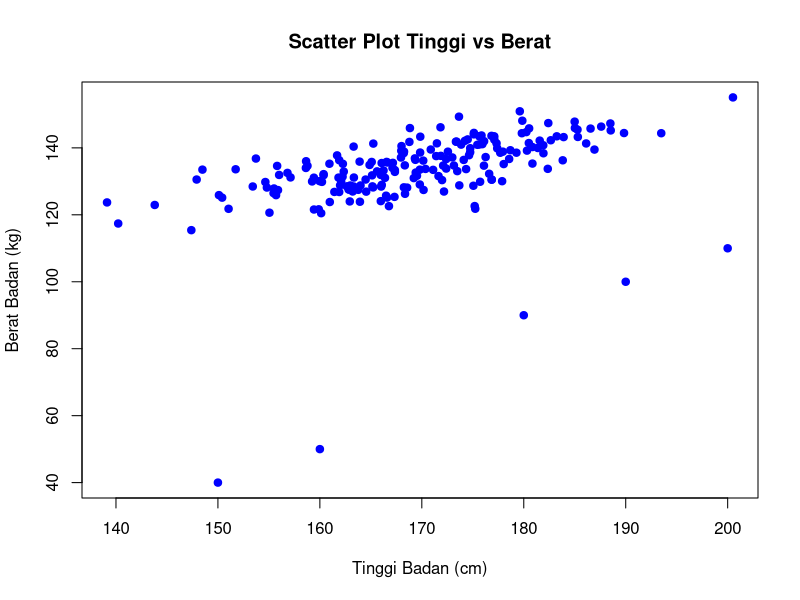
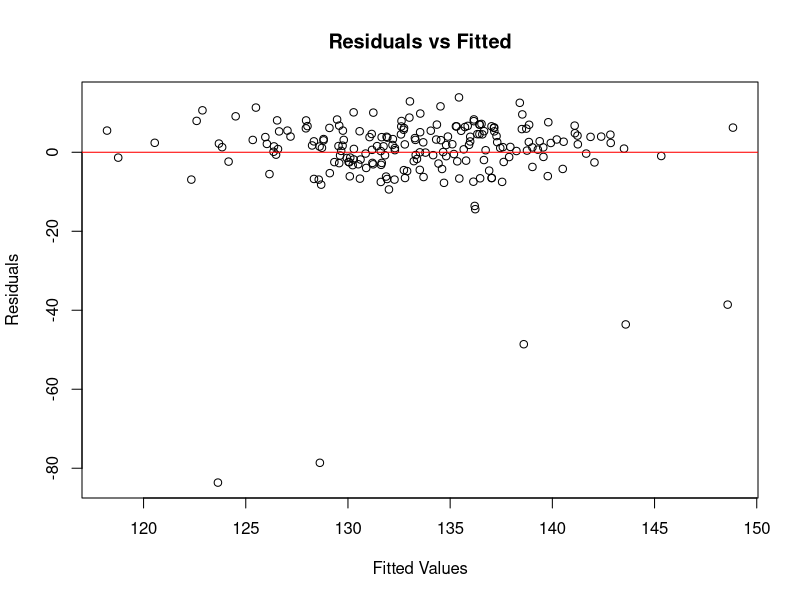
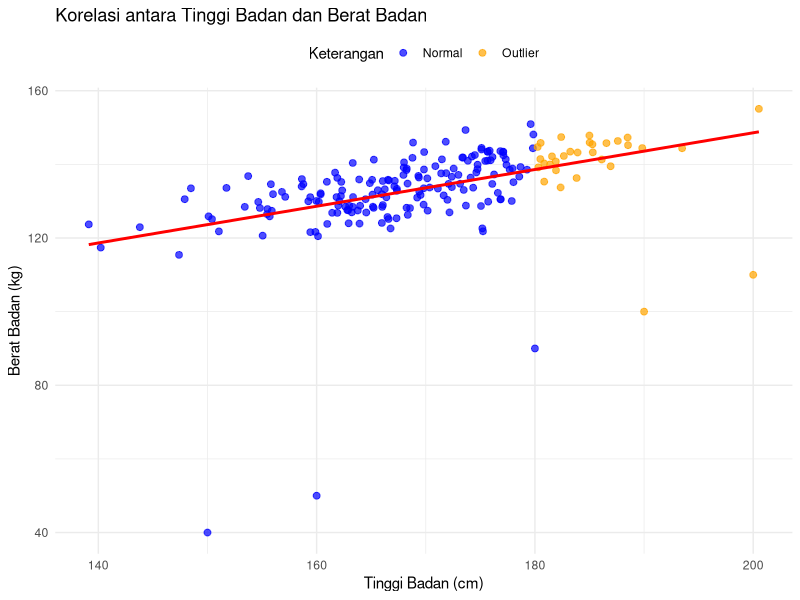

These figures' R source, in order:
# Set seed untuk reproduktifitas
set.seed(789)

# Membuat data
n <- 200
tinggi <- rnorm(n, mean = 170, sd = 10)  # Variabel tinggi badan
berat <- 0.5 * tinggi + rnorm(n, mean = 0, sd = 5) + 50  # Variabel berat badan dengan korelasi positif

# Menggabungkan data ke dalam data frame
data <- data.frame(tinggi, berat)

# Menambahkan beberapa outlier untuk variasi
data <- rbind(data, data.frame(tinggi = c(150, 160, 180, 190, 200), berat = c(40, 50, 90, 100, 110)))
# Uji Normalitas
shapiro_test_tinggi <- shapiro.test(data$tinggi)
shapiro_test_berat <- shapiro.test(data$berat)

# Uji Linearitas (scatter plot)
plot(data$tinggi, data$berat, main = "Scatter Plot Tinggi vs Berat", xlab = "Tinggi Badan (cm)", ylab = "Berat Badan (kg)", col = "blue", pch = 19)

# Uji Homoskedastisitas (plot residual)
model <- lm(berat ~ tinggi, data = data)
plot(model$residuals ~ model$fitted.values, main = "Residuals vs Fitted", xlab = "Fitted Values", ylab = "Residuals")
abline(h = 0, col = "red")
# Menghitung koefisien korelasi Pearson
correlation <- cor(data$tinggi, data$berat)
correlation
# Memasang paket ggplot2
library(ggplot2)

# Visualisasi dengan ggplot2
ggplot(data, aes(x = tinggi, y = berat)) +
  geom_point(aes(color = ifelse(tinggi > 180, "Outlier", "Normal")), size = 2, alpha = 0.7) +
  geom_smooth(method = "lm", color = "red", se = FALSE) +
  labs(title = "Korelasi antara Tinggi Badan dan Berat Badan",
       x = "Tinggi Badan (cm)",
       y = "Berat Badan (kg)",
       color = "Keterangan") +
  theme_minimal() +
  theme(legend.position = "top") +
  scale_color_manual(values = c("Normal" = "blue", "Outlier" = "orange"))

